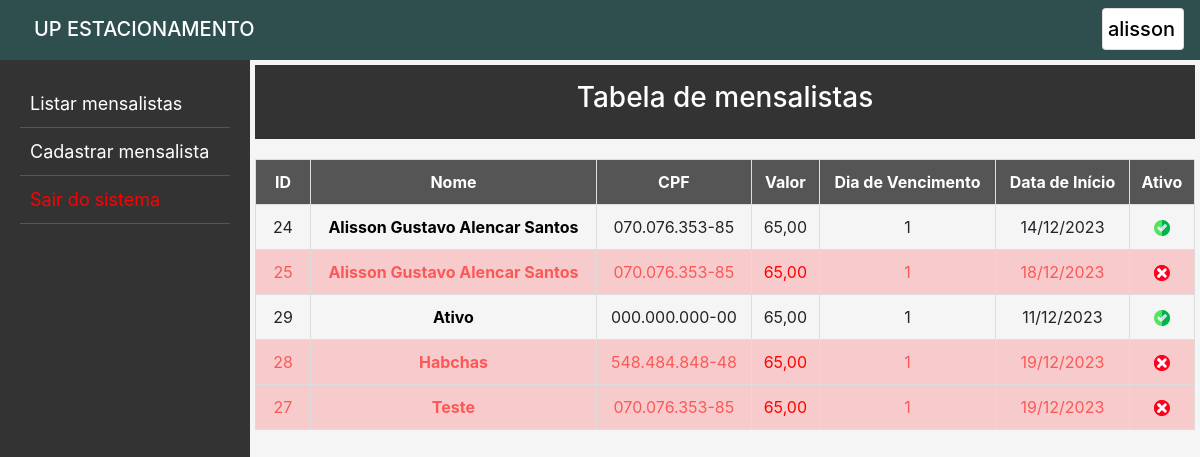
Before: / (signed in) with the older database file.
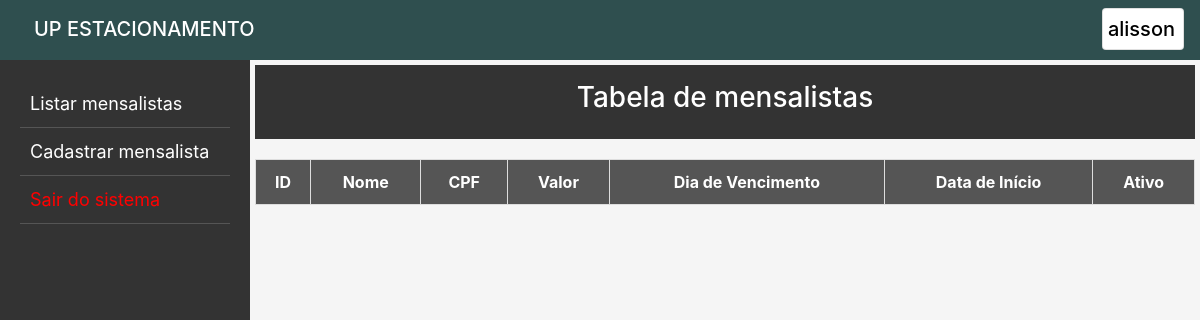
After: the same page with the newer database file.
### app_estacionamento/models.py (models this page shows, shortened)
class Mensalista(models.Model):
    id = models.AutoField(primary_key=True)
    situacao = models.BooleanField('Ativo', default=True)
    nome = models.CharField('Nome *', max_length=50)
    cpf = models.CharField('CPF *', max_length=14)
    valor = models.DecimalField('Valor *', max_digits=8, decimal_places=2)
    data_inicial = models.DateField('Data de início *')
    dia_vencimento = models.IntegerField('Dia de vencimento *')
    cep = models.CharField('CEP', max_length=9, blank=True)
    endereco = models.CharField('Endereço', max_length=255)
    bairro = models.CharField('Bairro', max_length=255)
    cidade = models.CharField('Cidade', max_length=255)
    uf = models.CharField('UF', max_length=2)
    obs = models.TextField('Observações', max_length=500, blank=True)

### app_estacionamento/views.py (the view)
# urls.py: path('', views.index, name='index'),
@login_required(login_url="login/")
def index(request):
    mensalistas = Mensalista.objects.order_by("nome")
    conteudo = {"mensalistas": mensalistas}
    return render(request, "index.html", conteudo)

### app_estacionamento/templates/index.html (shortened to what this page needs)
{% extends 'base.html' %}
{% block inicio %}
<center>
    <header>
        <h3>Tabela de mensalistas</h3>
    </header>
    <table>
        <thead>
            <tr>
                <th scope="col" style="width: 55px;">ID</th>
                <th scope="col"><a href="{% url 'index' %}" style="color: white;">Nome</a></th>
                <th scope="col">CPF</th>
                <th scope="col">Valor</th>
                <th scope="col"><a href="{% url 'order_by_vencimento' %}" style="color: white;">Dia de Vencimento</a></th>
                <th scope="col">Data de Início</th>
                <th scope="col">Ativo</th>
            </tr>
        </thead>
        <tbody>
            {% for mensalista in mensalistas %}
            {% if mensalista.situacao == True %}
                <tr>
                    <td>{{ mensalista.id }}</td>
                    <td><a href="{% url 'mensalista' mensalista.id %}" style="color: black;"><strong>{{ mensalista.nome|title }}</strong></a></td>
                    <td>{{ mensalista.cpf }}</td>
                    <td>{{ mensalista.valor }}</td>
                    <td>{{ mensalista.dia_vencimento }}</td>
                    <td>{{ mensalista.data_inicial|date:"d/m/Y" }}</td>
                    <td><img src="../static/img/true.png" alt=""></td>
                </tr>
            {% else %}
                <tr>
                    <td style="color: rgba(255, 0, 0, 0.57); background-color: #ff00002c;">{{ mensalista.id }}</td>
                    <td style="background-color: #ff00002c;" ><a href="{% url 'mensalista' mensalista.id %}" style="color: rgba(255, 0, 0, 0.57);"><strong>{{ mensalista.nome|title }}</strong></a></td>
                    <td style="color: rgba(255, 0, 0, 0.57); background-color: #ff00002c;"> {{ mensalista.cpf }}</td>
                    <td style="color: rgb(255, 0, 0); background-color: #ff00002c;">{{ mensalista.valor }}</td>
                    <td style="color: rgba(255, 0, 0, 0.57); background-color: #ff00002c;">{{ mensalista.dia_vencimento }}</td>
                    <td style="color: rgba(255, 0, 0, 0.57); background-color: #ff00002c;">{{ mensalista.data_inicial|date:"d/m/Y" }}</td>
                    <td style=" background-color: #ff00002c;"><img src="../static/img/false.png" alt=""></td>
                </tr>
            {% endif %}
            {% endfor %}
        </tbody>
    </table>
    <br>
</center>
{% endblock %}

### app_estacionamento/templates/base.html (shortened to what this page needs)
{% load bootstrap4 %}
<!DOCTYPE html>
<html lang="pt-br">
<head>
    {% bootstrap_css %}
</head>
<body>
    <nav id="nav" class="navbar">
        <strong class="navbar-brand mb-0 h1" style="margin-left: 18px;">UP ESTACIONAMENTO</strong>
        <a href="{% url 'usuario' %}">
            <div class="card">
                <span class="navbar-brand mb-0 h1" style="margin-left: 5px; margin-right: 8px;">{{ user }}</span>
            </div>
        </a>
    </nav>
    <div id="div_container">
        <div id="sidebar">
            <a href="{% url 'index' %}">Listar mensalistas</a>
            <a href="{% url 'cadastrar_mensalista' %}">Cadastrar mensalista</a>
            <a href="{% url 'logout' %}" style="color: red;" onclick="return confirm('Deseja sair?')">Sair
                do sistema</a>
        </div>
        <div id="content">
            {% block inicio %}
            {% endblock %}
        </div>
    </div>
</body>
</html>

### app_estacionamento/templates/base.html (style rules this page uses)
body { margin: 0; padding: 0; background-color: #f5f5f5; height: 100vh; }
#div_container { display: grid; grid-template-columns: 250px 1fr; height: 100%; }
#sidebar { background: #333; color: white; padding: 20px; }
#sidebar a { text-decoration: none; font-size: 18px; color: #fff; display: block; padding: 10px; border-bottom: 1px solid #555; transition: background 0.3s; }
#content { padding: 5px; }
#nav { background-color: darkslategray; color: white; height: 60px; padding-bottom: 10px; }
.card { color: black; }

### app_estacionamento/templates/index.html (style rules this page uses)
header { background-color: #333; color: #fff; text-align: center; padding: 1em; }
table { width: 100%; text-align: center; border-collapse: collapse; margin-top: 20px; }
th, td { border: 1px solid #ddd; padding: 10px; }
th { background-color: #555; color: white; }

Changed rows visible on the page:
removed Mensalista: id "24", nome "Alisson Gustavo Alencar Santos", cpf "070.076.353-85", valor "65,00", dia_vencimento "1", data_inicial "14/12/2023", situacao True (drawn)
removed Mensalista: id "25", nome "Alisson Gustavo Alencar Santos", cpf "070.076.353-85", valor "65,00", dia_vencimento "1", data_inicial "18/12/2023", situacao False (drawn)
removed Mensalista: id "29", nome "Ativo", cpf "000.000.000-00", valor "65,00", dia_vencimento "1", data_inicial "11/12/2023", situacao True (drawn)
removed Mensalista: id "28", nome "Habchas", cpf "548.484.848-48", valor "65,00", dia_vencimento "1", data_inicial "19/12/2023", situacao False (drawn)
removed Mensalista: id "27", nome "Teste", cpf "070.076.353-85", valor "65,00", dia_vencimento "1", data_inicial "19/12/2023", situacao False (drawn)
